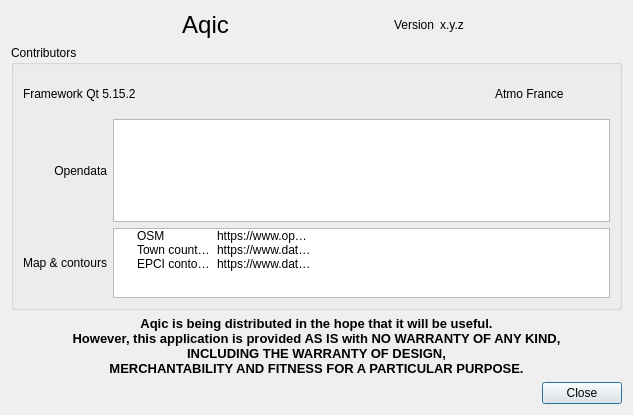
<?xml version="1.0" encoding="UTF-8"?>
<ui version="4.0">
 <class>CAbout</class>
 <widget class="QDialog" name="CAbout">
  <property name="geometry">
   <rect>
    <x>0</x>
    <y>0</y>
    <width>633</width>
    <height>415</height>
   </rect>
  </property>
  <property name="windowTitle">
   <string>About</string>
  </property>
  <layout class="QVBoxLayout" name="verticalLayout">
   <item>
    <layout class="QHBoxLayout" name="horizontalLayout_5">
     <item>
      <spacer name="horizontalSpacer">
       <property name="orientation">
        <enum>Qt::Horizontal</enum>
       </property>
       <property name="sizeHint" stdset="0">
        <size>
         <width>40</width>
         <height>20</height>
        </size>
       </property>
      </spacer>
     </item>
     <item>
      <widget class="QLabel" name="label_7">
       <property name="pixmap">
        <pixmap resource="aqic.qrc">:/icons/aqic_64.png</pixmap>
       </property>
      </widget>
     </item>
     <item>
      <widget class="QLabel" name="label">
       <property name="font">
        <font>
         <pointsize>18</pointsize>
        </font>
       </property>
       <property name="text">
        <string>Aqic</string>
       </property>
       <property name="alignment">
        <set>Qt::AlignCenter</set>
       </property>
      </widget>
     </item>
     <item>
      <spacer name="horizontalSpacer_11">
       <property name="orientation">
        <enum>Qt::Horizontal</enum>
       </property>
       <property name="sizeHint" stdset="0">
        <size>
         <width>40</width>
         <height>20</height>
        </size>
       </property>
      </spacer>
     </item>
     <item>
      <widget class="QLabel" name="m_versionLabel">
       <property name="text">
        <string>Version</string>
       </property>
       <property name="alignment">
        <set>Qt::AlignCenter</set>
       </property>
      </widget>
     </item>
     <item>
      <widget class="QLabel" name="m_version">
       <property name="text">
        <string>x.y.z</string>
       </property>
       <property name="alignment">
        <set>Qt::AlignCenter</set>
       </property>
      </widget>
     </item>
     <item>
      <spacer name="horizontalSpacer_2">
       <property name="orientation">
        <enum>Qt::Horizontal</enum>
       </property>
       <property name="sizeHint" stdset="0">
        <size>
         <width>40</width>
         <height>20</height>
        </size>
       </property>
      </spacer>
     </item>
    </layout>
   </item>
   <item>
    <widget class="QGroupBox" name="groupBox">
     <property name="title">
      <string>Contributors</string>
     </property>
     <layout class="QGridLayout" name="gridLayout">
      <item row="1" column="1">
       <widget class="QTreeWidget" name="m_regions">
        <property name="selectionMode">
         <enum>QAbstractItemView::SingleSelection</enum>
        </property>
        <property name="selectionBehavior">
         <enum>QAbstractItemView::SelectItems</enum>
        </property>
        <property name="uniformRowHeights">
         <bool>true</bool>
        </property>
        <property name="itemsExpandable">
         <bool>false</bool>
        </property>
        <attribute name="headerVisible">
         <bool>false</bool>
        </attribute>
        <attribute name="headerStretchLastSection">
         <bool>false</bool>
        </attribute>
        <column>
         <property name="text">
          <string>Region</string>
         </property>
        </column>
        <column>
         <property name="text">
          <string>Address</string>
         </property>
        </column>
       </widget>
      </item>
      <item row="0" column="0" colspan="2">
       <layout class="QHBoxLayout" name="horizontalLayout">
        <item>
         <widget class="QLabel" name="label_3">
          <property name="text">
           <string>Framework Qt 5.15.2</string>
          </property>
         </widget>
        </item>
        <item>
         <widget class="QToolButton" name="m_qt">
          <property name="icon">
           <iconset resource="aqic.qrc">
            <normaloff>:/icons/qt.png</normaloff>:/icons/qt.png</iconset>
          </property>
          <property name="iconSize">
           <size>
            <width>32</width>
            <height>32</height>
           </size>
          </property>
          <property name="autoRaise">
           <bool>true</bool>
          </property>
         </widget>
        </item>
        <item>
         <spacer name="horizontalSpacer_3">
          <property name="orientation">
           <enum>Qt::Horizontal</enum>
          </property>
          <property name="sizeHint" stdset="0">
           <size>
            <width>40</width>
            <height>20</height>
           </size>
          </property>
         </spacer>
        </item>
        <item>
         <widget class="QLabel" name="label_6">
          <property name="text">
           <string>Atmo France</string>
          </property>
         </widget>
        </item>
        <item>
         <widget class="QToolButton" name="m_atmoFrance">
          <property name="icon">
           <iconset resource="aqic.qrc">
            <normaloff>:/icons/atmo_france.png</normaloff>:/icons/atmo_france.png</iconset>
          </property>
          <property name="iconSize">
           <size>
            <width>32</width>
            <height>32</height>
           </size>
          </property>
          <property name="autoRaise">
           <bool>true</bool>
          </property>
         </widget>
        </item>
       </layout>
      </item>
      <item row="2" column="0">
       <widget class="QLabel" name="label_5">
        <property name="sizePolicy">
         <sizepolicy hsizetype="Preferred" vsizetype="Minimum">
          <horstretch>0</horstretch>
          <verstretch>0</verstretch>
         </sizepolicy>
        </property>
        <property name="text">
         <string>Map &amp; contours</string>
        </property>
        <property name="alignment">
         <set>Qt::AlignRight|Qt::AlignTrailing|Qt::AlignVCenter</set>
        </property>
       </widget>
      </item>
      <item row="2" column="1">
       <widget class="QTreeWidget" name="m_map">
        <property name="maximumSize">
         <size>
          <width>16777215</width>
          <height>70</height>
         </size>
        </property>
        <property name="selectionMode">
         <enum>QAbstractItemView::SingleSelection</enum>
        </property>
        <property name="selectionBehavior">
         <enum>QAbstractItemView::SelectItems</enum>
        </property>
        <property name="uniformRowHeights">
         <bool>true</bool>
        </property>
        <property name="itemsExpandable">
         <bool>false</bool>
        </property>
        <attribute name="headerVisible">
         <bool>false</bool>
        </attribute>
        <attribute name="headerStretchLastSection">
         <bool>false</bool>
        </attribute>
        <column>
         <property name="text">
          <string>Name</string>
         </property>
        </column>
        <column>
         <property name="text">
          <string>Url</string>
         </property>
        </column>
        <item>
         <property name="text">
          <string>OSM</string>
         </property>
         <property name="text">
          <string>https://www.openstreetmap.org</string>
         </property>
        </item>
        <item>
         <property name="text">
          <string>Town countours</string>
         </property>
         <property name="text">
          <string>https://www.data.gouv.fr/fr/datasets/contours-des-communes-de-france-simplifie-avec-regions-et-departement-doutre-mer-rapproches/#_</string>
         </property>
        </item>
        <item>
         <property name="text">
          <string>EPCI contours</string>
         </property>
         <property name="text">
          <string>https://www.data.gouv.fr/fr/datasets/contours-des-epci-2015/</string>
         </property>
        </item>
       </widget>
      </item>
      <item row="1" column="0">
       <widget class="QLabel" name="label_4">
        <property name="text">
         <string>Opendata</string>
        </property>
        <property name="alignment">
         <set>Qt::AlignRight|Qt::AlignTrailing|Qt::AlignVCenter</set>
        </property>
       </widget>
      </item>
     </layout>
    </widget>
   </item>
   <item>
    <widget class="QLabel" name="label_2">
     <property name="font">
      <font>
       <pointsize>10</pointsize>
       <weight>75</weight>
       <bold>true</bold>
      </font>
     </property>
     <property name="text">
      <string>Aqic is being distributed in the hope that it will be useful.
However, this application is provided AS IS with NO WARRANTY OF ANY KIND,
INCLUDING THE WARRANTY OF DESIGN,
MERCHANTABILITY AND FITNESS FOR A PARTICULAR PURPOSE.</string>
     </property>
     <property name="alignment">
      <set>Qt::AlignCenter</set>
     </property>
    </widget>
   </item>
   <item>
    <widget class="QDialogButtonBox" name="buttonBox">
     <property name="orientation">
      <enum>Qt::Horizontal</enum>
     </property>
     <property name="standardButtons">
      <set>QDialogButtonBox::Close</set>
     </property>
    </widget>
   </item>
  </layout>
 </widget>
 <resources>
  <include location="aqic.qrc"/>
 </resources>
 <connections>
  <connection>
   <sender>buttonBox</sender>
   <signal>accepted()</signal>
   <receiver>CAbout</receiver>
   <slot>accept()</slot>
   <hints>
    <hint type="sourcelabel">
     <x>248</x>
     <y>254</y>
    </hint>
    <hint type="destinationlabel">
     <x>157</x>
     <y>274</y>
    </hint>
   </hints>
  </connection>
  <connection>
   <sender>buttonBox</sender>
   <signal>rejected()</signal>
   <receiver>CAbout</receiver>
   <slot>reject()</slot>
   <hints>
    <hint type="sourcelabel">
     <x>316</x>
     <y>260</y>
    </hint>
    <hint type="destinationlabel">
     <x>286</x>
     <y>274</y>
    </hint>
   </hints>
  </connection>
 </connections>
</ui>
